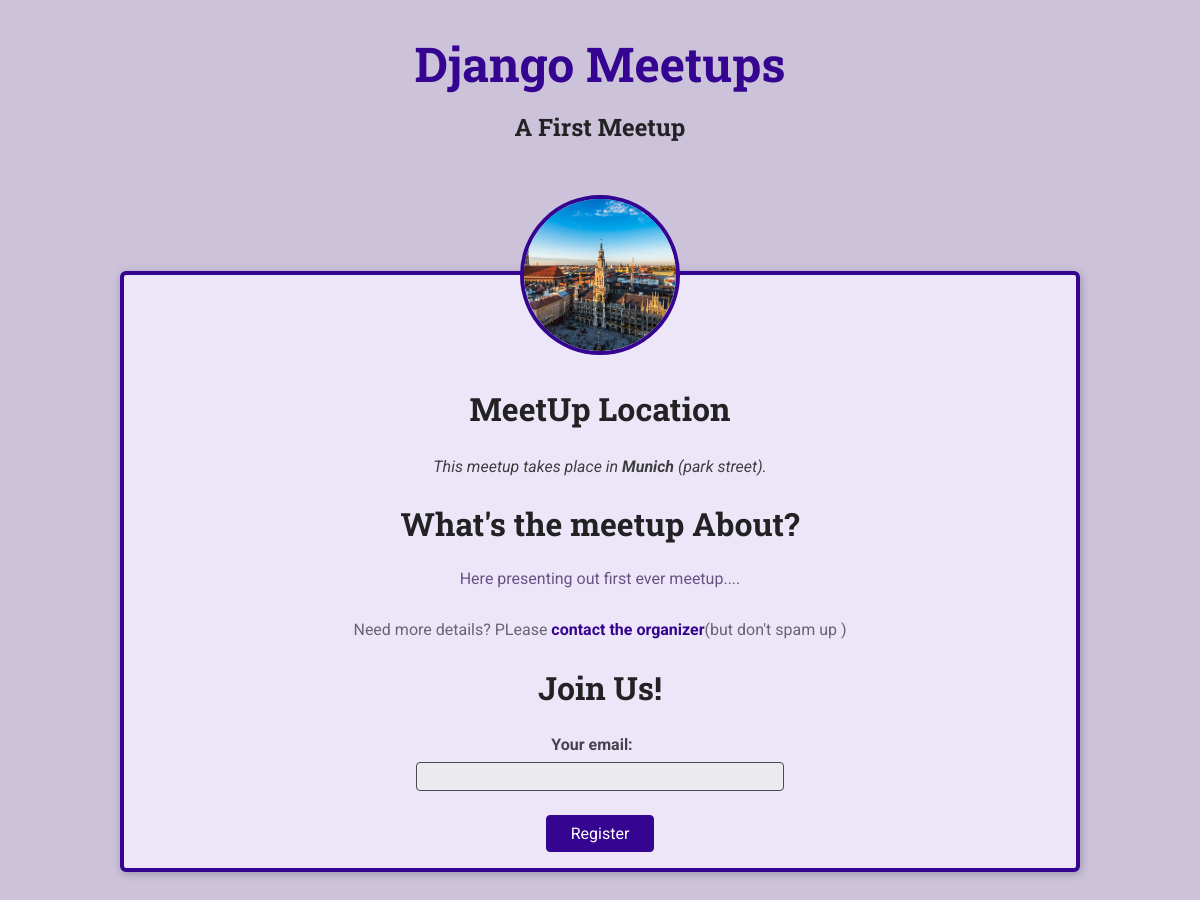
/meetups/a-first-meetup, run on the app's committed database.
### meetups/models.py (models this page shows, shortened)
class Meetup(models.Model):
    title = models.CharField(max_length=200)
    slug = models.SlugField(unique=True)
    description = models.TextField()
    image = models.ImageField(upload_to='images')
    location = models.ForeignKey(Location,on_delete=models.CASCADE)
    participants = models.ManyToManyField(Participant ,blank=True,null=True)
    organizer_email = models.EmailField()
    date = models.DateField()
    def __str__(self):
        return f'{self.title} - {self.slug}'

class Location(models.Model):
    name = models.CharField(max_length=200)
    address = models.CharField(max_length=300)

### meetups/views.py (the view, shortened to what this page needs)
# urls.py: path('<slug:meetup_slug>',views.meetup_details,name='meetup-detail'),
def meetup_details(request,meetup_slug):
    try:
        print(f'meetup slug : {meetup_slug}')
        selected_meetups = Meetup.objects.get(slug=meetup_slug)
        print(f'meetup selected : {selected_meetups}')
        print(f'request method : {request.method}')
        if request.method == 'GET':
            registration_form = RegistrationForm()
            return render(request,'meetups/meetup-details.html',{
                'meetup_found':True,
                'meetup':selected_meetups,
                'form':registration_form
            })
    except Exception as exc:
        print(exc)
        return render(request,'meetups/meetup-details.html',{
            'meetup_found':False
        })

### meetups/forms.py
class RegistrationForm(forms.Form):
    email = forms.EmailField(label='Your email')

### meetups/templates/meetups/meetup-details.html (shortened to what this page needs)
{% extends 'meetups/base/base.html' %}
{% load static %}
{% block site_css %} <link rel="stylesheet" href="{% static 'meetups/styles/meetup-detail.css' %}"> {% endblock %}
{% block main_heading %} {{ meetup.title }} {% endblock %}
{% block body %}
    {% if meetup_found %}
        <article>
            <img id="main-image"
            src="{{ meetup.image.url }}" alt="{{ meetup.title }}">
            <section id="location">
                <h2>
                    MeetUp Location
                </h2>
                <address>This meetup takes place in <span>
                    {{ meetup.location.name }}
                </span>({{ meetup.location.address }}).</address>
            </section>
            <section id="details">
                <h2>
                    What's the meetup About?
                </h2>
                <p>{{ meetup.description }}</p>
                <footer>
                    <p>Need more details? PLease <a href="mailto:{{ meetup.organizer_email }}"> contact the organizer</a>(but don't spam up )</p>
                </footer>
            </section>
            <section id="registration">
                <h2>Join Us!</h2>
                <form action="{% url 'meetup-detail' meetup.slug %}" method="POST">
                    <ul>
                        {{ form.as_ul }}
                    </ul>
                    <div id="registration-actions">
                        <button>
                            Register
                        </button>
                    </div>
                </form>
            </section>
        </article>
    {% else %}
        <p>No meetup slug found!</p>
    {% endif %}
{% endblock %}

### meetups/static/meetups/styles/base.css (style rules this page uses)
* { box-sizing: border-box; }
body { font-family: 'Roboto', sans-serif; margin: 0; background-color: #ccc3db; color: #3e3e41; }
h1, h2, h3 { font-family: 'Roboto Slab', sans-serif; color: #222224; }
button, .btn { cursor: pointer; font: inherit; padding: 0.5rem 1.5rem; background-color: #350490; border: 1px solid #350490; color: white; border-radius: 4px; text-decoration: none; }

### data on the page
Meetup: title "A First Meetup", image (picture), location.name "Munich", location.address "park street", description "Here presenting out first ever meetup...."
